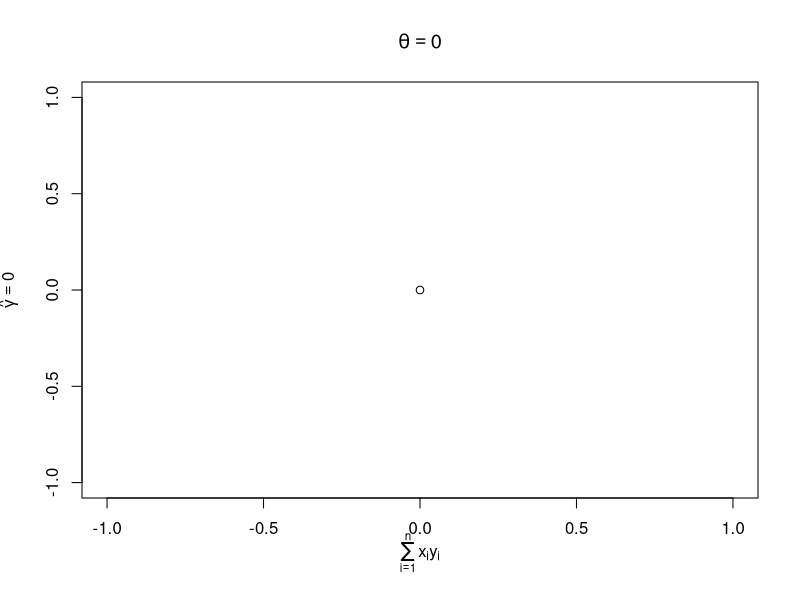
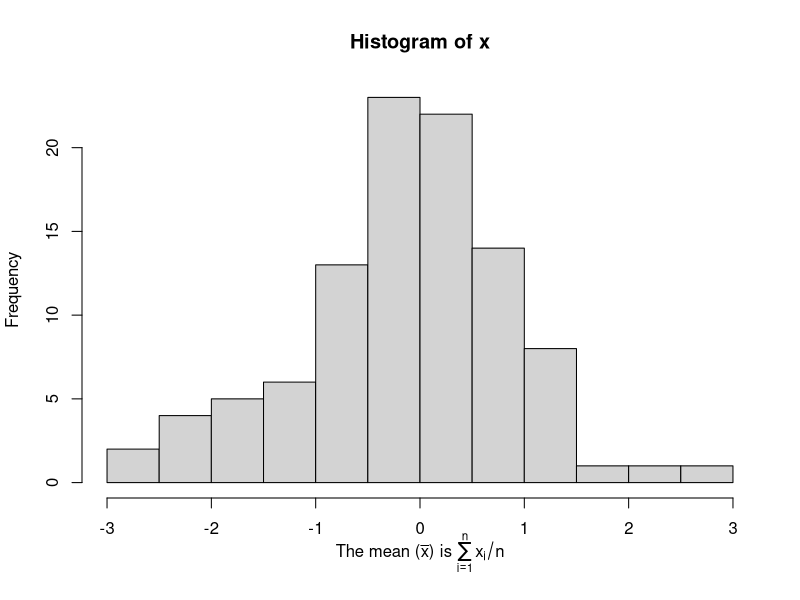
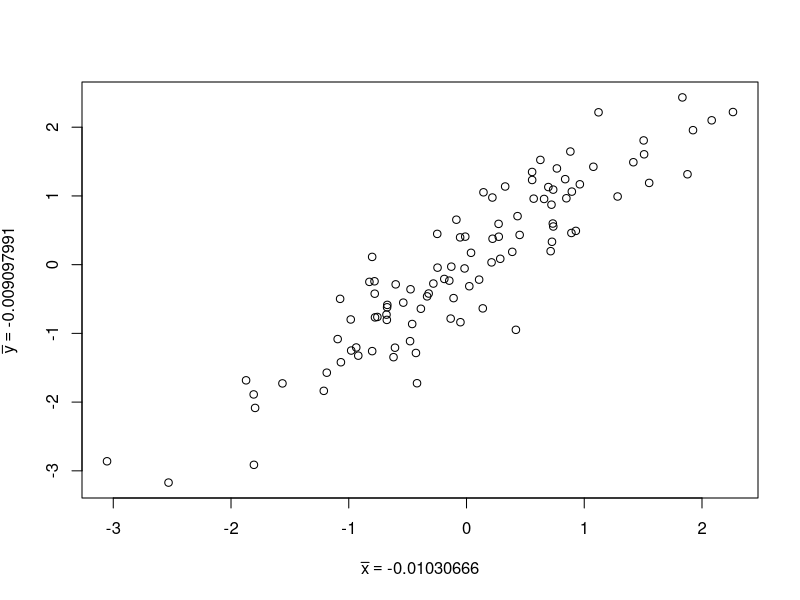
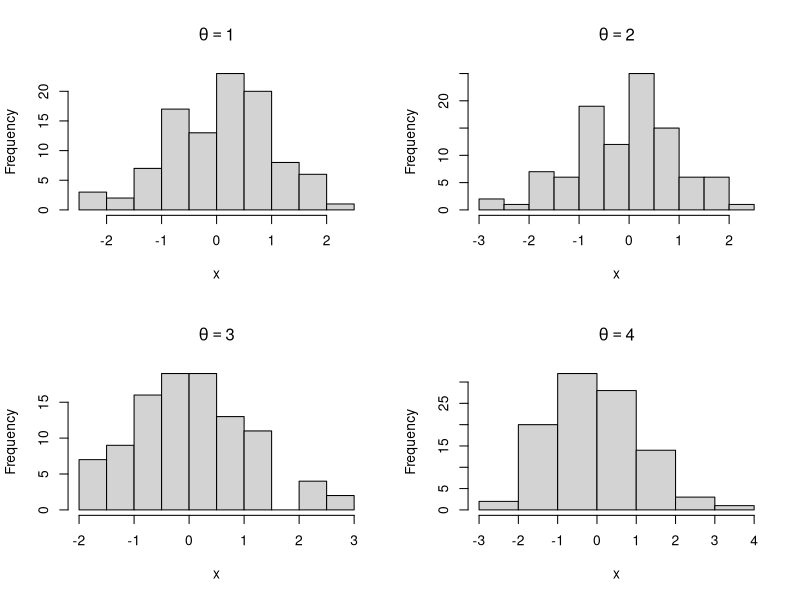

Reproduce these figures in R, in order.
?plotmath

plot(0, 0, main = expression(theta == 0), 
     ylab = expression(hat(gamma) == 0),
     xlab = expression(sum(x[i] * y[i], i==1, n))) # math_plot1.svg
x <- rnorm(100)
hist(x, xlab = expression("The mean (" * bar(x) * ") is " * sum(x[i]/n, i==1, n))) # math_hist.svg

x <- rnorm(100)
y <- x + rnorm(100, sd = 0.5)
plot(x, y, 
     xlab = substitute(bar(x) == k, list(k = mean(x))), 
     ylab = substitute(bar(y) == k, list(k=mean(y)))
) # math_scatter_substitute.svg

par(mfrow = c(2, 2))
for(i in 1:4) {
  x <- rnorm(100)
  hist(x, main = substitute(theta == num, list(num=i)))
} # math_hist_substitute.svg

# help pages
?par
?plot
?xyplot
?plotmath
?axis




